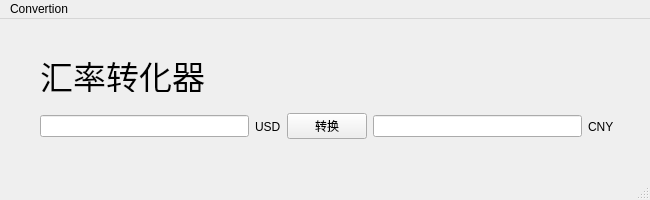
<?xml version="1.0" encoding="UTF-8"?>
<ui version="4.0">
 <class>Convertion</class>
 <widget class="QMainWindow" name="Convertion">
  <property name="geometry">
   <rect>
    <x>0</x>
    <y>0</y>
    <width>650</width>
    <height>200</height>
   </rect>
  </property>
  <property name="windowTitle">
   <string>MainWindow</string>
  </property>
  <widget class="QWidget" name="centralwidget">
   <widget class="QLabel" name="label_3">
    <property name="geometry">
     <rect>
      <x>40</x>
      <y>40</y>
      <width>165</width>
      <height>33</height>
     </rect>
    </property>
    <property name="font">
     <font>
      <pointsize>25</pointsize>
     </font>
    </property>
    <property name="text">
     <string>汇率转化器</string>
    </property>
   </widget>
   <widget class="QWidget" name="">
    <property name="geometry">
     <rect>
      <x>40</x>
      <y>90</y>
      <width>574</width>
      <height>35</height>
     </rect>
    </property>
    <layout class="QHBoxLayout" name="horizontalLayout">
     <item>
      <widget class="QLineEdit" name="leftLine"/>
     </item>
     <item>
      <widget class="QLabel" name="label">
       <property name="text">
        <string>USD</string>
       </property>
      </widget>
     </item>
     <item>
      <widget class="QPushButton" name="convertButton">
       <property name="text">
        <string>转换</string>
       </property>
      </widget>
     </item>
     <item>
      <widget class="QLineEdit" name="lineEdit_2"/>
     </item>
     <item>
      <widget class="QLabel" name="label_2">
       <property name="text">
        <string>CNY</string>
       </property>
      </widget>
     </item>
    </layout>
   </widget>
  </widget>
  <widget class="QMenuBar" name="menubar">
   <property name="geometry">
    <rect>
     <x>0</x>
     <y>0</y>
     <width>650</width>
     <height>23</height>
    </rect>
   </property>
   <widget class="QMenu" name="menupyqt5">
    <property name="title">
     <string>Convertion</string>
    </property>
   </widget>
   <addaction name="menupyqt5"/>
  </widget>
  <widget class="QStatusBar" name="statusbar"/>
 </widget>
 <resources/>
 <connections/>
</ui>
